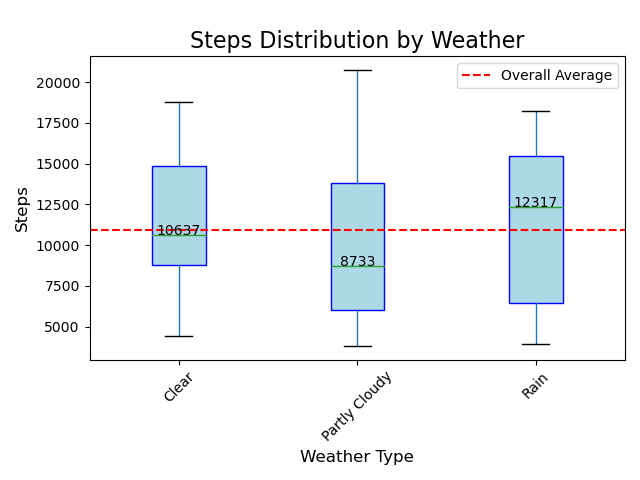

Source code (Python):
import pandas as pd
import matplotlib.pyplot as plt

# Hava durumu ve adım sayıları dosyalarının yolları
weather_file_path = r"C:\Users\alide\OneDrive - sabanciuniv.edu\Masaüstü\Hava Durumu Dataları.xlsx"
steps_file_path = r"C:\Users\alide\OneDrive - sabanciuniv.edu\Masaüstü\daily_steps_output.txt"

# Hava durumu verilerini okuma
weather_data = pd.read_excel(weather_file_path)
weather_data['Date'] = pd.to_datetime(weather_data['Date'])

# Adım sayısı verilerini okuma
steps_data = []
with open(steps_file_path, "r") as file:
    for line in file:
        parts = line.strip().split(", ")
        if len(parts) == 2:
            date = pd.to_datetime(parts[0].split(": ")[1])
            steps = int(parts[1].split(": ")[1])
            steps_data.append({'Date': date, 'Steps': steps})

steps_df = pd.DataFrame(steps_data)

# Hava durumu ve adım sayısı verilerini birleştirme
merged_data = pd.merge(steps_df, weather_data, on='Date')

# Medyan değerlerini hesaplama
median_values = merged_data.groupby('Weather')['Steps'].median()

# Hava durumu türlerine göre adım sayısı dağılımını görselleştirme
plt.figure(figsize=(12, 6))
merged_data.boxplot(column='Steps', by='Weather', grid=False, patch_artist=True,
                    boxprops=dict(facecolor='lightblue', color='blue'))

# Ortalama çizgisi ekleme
plt.axhline(y=10917, color='red', linestyle='--', label='Overall Average')

# Medyan değerlerini gösterme
for i, weather in enumerate(median_values.index, start=1):
    plt.text(i, median_values[weather], f"{median_values[weather]:.0f}",
             horizontalalignment='center', color='black', fontsize=10)

# Grafik etiketleri ve başlık
plt.title("Steps Distribution by Weather", fontsize=16)
plt.suptitle("")  # Otomatik üst başlığı kaldırır
plt.xlabel("Weather Type", fontsize=12)
plt.ylabel("Steps", fontsize=12)
plt.xticks(rotation=45, fontsize=10)
plt.legend()

# Grafik düzenlemesi
plt.tight_layout()
plt.show()
